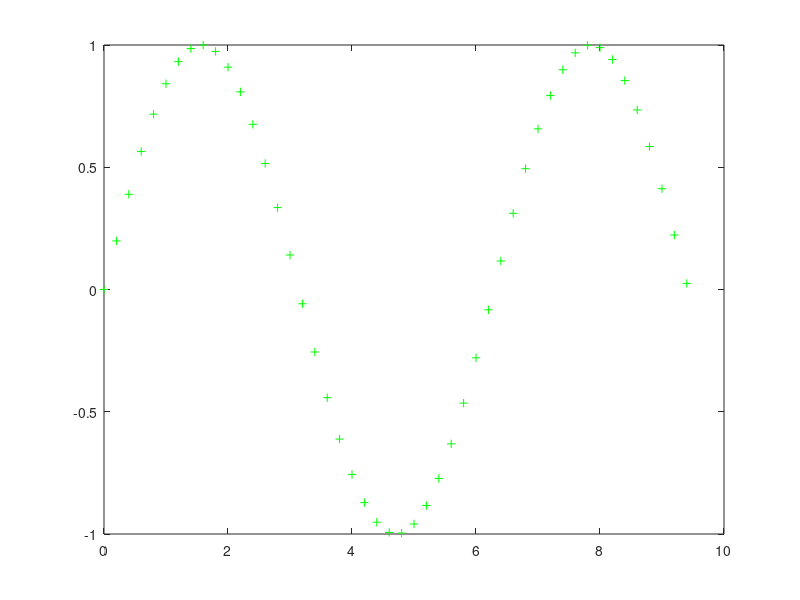

This chart was generated by the following MATLAB code:
clc;
clear;

disp('Program Kedua');
disp('Oleh Arif Ikhsanudin');

x = 0: 0.2: 3 * pi;
y = sin(x);
z = plot(x, y, '+g');
shg;
